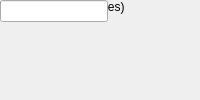
<?xml version="1.0" encoding="UTF-8"?>
<ui version="4.0">
 <class>MainWindow</class>
 <widget class="QMainWindow" name="MainWindow">
  <property name="windowTitle"><string>QDR Vector Accumulator</string></property>
  <widget class="QWidget" name="centralwidget">
   <!-- NOTE: this is a simplified structural mirror of the generated
        <module>_ui.py, not a full round-trip Designer file. Regenerate
        both from the same spec if you need to edit layout by hand. -->
       <widget class="QLabel" name="label_vector_len">
     <property name="text"><string>Vector length (# cycles)</string></property>
    </widget>
       <widget class="QLineEdit" name="vector_len"/>
  </widget>
 </widget>
 <resources/>
 <connections/>
</ui>
